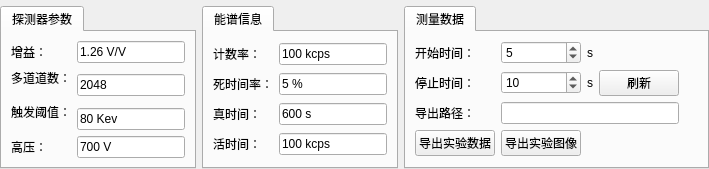
          <widget class="QWidget" name="spectroMeterPageDetailWidget">
           <layout class="QVBoxLayout" name="verticalLayout_17">
            <property name="leftMargin">
             <number>0</number>
            </property>
            <property name="topMargin">
             <number>0</number>
            </property>
            <property name="rightMargin">
             <number>0</number>
            </property>
            <property name="bottomMargin">
             <number>0</number>
            </property>
            <item>
             <layout class="QHBoxLayout" name="horizontalLayout_23">
              <item>
               <widget class="QCustomPlot" name="spectroMeter_left" native="true"/>
              </item>
              <item>
               <widget class="QCustomPlot" name="spectroMeter_right" native="true"/>
              </item>
             </layout>
            </item>
            <item>
             <widget class="QWidget" name="widget_5" native="true">
              <property name="sizePolicy">
               <sizepolicy hsizetype="Preferred" vsizetype="Fixed">
                <horstretch>0</horstretch>
                <verstretch>0</verstretch>
               </sizepolicy>
              </property>
              <layout class="QHBoxLayout" name="horizontalLayout_26">
               <property name="leftMargin">
                <number>0</number>
               </property>
               <property name="topMargin">
                <number>0</number>
               </property>
               <property name="rightMargin">
                <number>0</number>
               </property>
               <property name="bottomMargin">
                <number>0</number>
               </property>
               <item>
                <widget class="QTabWidget" name="tabWidget_38">
                 <property name="tabPosition">
                  <enum>QTabWidget::North</enum>
                 </property>
                 <widget class="QWidget" name="tabWidget_38Page1">
                  <attribute name="title">
                   <string>探测器参数</string>
                  </attribute>
                  <layout class="QGridLayout" name="gridLayout_4">
                   <item row="3" column="1">
                    <widget class="QLineEdit" name="lineEdit_4">
                     <property name="text">
                      <string>80 Kev</string>
                     </property>
                     <property name="readOnly">
                      <bool>true</bool>
                     </property>
                    </widget>
                   </item>
                   <item row="0" column="0">
                    <widget class="QLabel" name="label_55">
                     <property name="text">
                      <string>增益：</string>
                     </property>
                    </widget>
                   </item>
                   <item row="4" column="1">
                    <widget class="QLineEdit" name="lineEdit_5">
                     <property name="text">
                      <string>700 V</string>
                     </property>
                     <property name="readOnly">
                      <bool>true</bool>
                     </property>
                    </widget>
                   </item>
                   <item row="0" column="1">
                    <widget class="QLineEdit" name="lineEdit">
                     <property name="text">
                      <string>1.26 V/V</string>
                     </property>
                     <property name="readOnly">
                      <bool>true</bool>
                     </property>
                    </widget>
                   </item>
                   <item row="4" column="0">
                    <widget class="QLabel" name="label_60">
                     <property name="text">
                      <string>高压：</string>
                     </property>
                    </widget>
                   </item>
                   <item row="1" column="0">
                    <widget class="QLabel" name="label_57">
                     <property name="text">
                      <string>多道道数：</string>
                     </property>
                    </widget>
                   </item>
                   <item row="2" column="0" rowspan="2">
                    <widget class="QLabel" name="label_58">
                     <property name="text">
                      <string>触发阈值：</string>
                     </property>
                    </widget>
                   </item>
                   <item row="1" column="1" rowspan="2">
                    <widget class="QLineEdit" name="lineEdit_3">
                     <property name="text">
                      <string>2048</string>
                     </property>
                     <property name="readOnly">
                      <bool>true</bool>
                     </property>
                    </widget>
                   </item>
                  </layout>
                 </widget>
                </widget>
               </item>
               <item>
                <widget class="QTabWidget" name="tabWidget_39">
                 <property name="tabPosition">
                  <enum>QTabWidget::North</enum>
                 </property>
                 <widget class="QWidget" name="tabWidget_39Page1">
                  <attribute name="title">
                   <string>能谱信息</string>
                  </attribute>
                  <layout class="QGridLayout" name="gridLayout_5">
                   <item row="0" column="0">
                    <widget class="QLabel" name="label_56">
                     <property name="text">
                      <string>计数率：</string>
                     </property>
                    </widget>
                   </item>
                   <item row="1" column="0">
                    <widget class="QLabel" name="label_65">
                     <property name="text">
                      <string>死时间率：</string>
                     </property>
                    </widget>
                   </item>
                   <item row="3" column="0">
                    <widget class="QLabel" name="label_67">
                     <property name="text">
                      <string>活时间：</string>
                     </property>
                    </widget>
                   </item>
                   <item row="0" column="1">
                    <widget class="QLineEdit" name="lineEdit_6">
                     <property name="text">
                      <string>100 kcps</string>
                     </property>
                     <property name="readOnly">
                      <bool>true</bool>
                     </property>
                    </widget>
                   </item>
                   <item row="2" column="0">
                    <widget class="QLabel" name="label_66">
                     <property name="text">
                      <string>真时间：</string>
                     </property>
                    </widget>
                   </item>
                   <item row="2" column="1">
                    <widget class="QLineEdit" name="lineEdit_8">
                     <property name="text">
                      <string>600 s</string>
                     </property>
                     <property name="readOnly">
                      <bool>true</bool>
                     </property>
                    </widget>
                   </item>
                   <item row="3" column="1">
                    <widget class="QLineEdit" name="lineEdit_9">
                     <property name="text">
                      <string>100 kcps</string>
                     </property>
                     <property name="readOnly">
                      <bool>true</bool>
                     </property>
                    </widget>
                   </item>
                   <item row="1" column="1">
                    <widget class="QLineEdit" name="lineEdit_7">
                     <property name="text">
                      <string>5 %</string>
                     </property>
                     <property name="readOnly">
                      <bool>true</bool>
                     </property>
                    </widget>
                   </item>
                  </layout>
                 </widget>
                </widget>
               </item>
               <item>
                <widget class="QTabWidget" name="tabWidget_40">
                 <property name="tabPosition">
                  <enum>QTabWidget::North</enum>
                 </property>
                 <widget class="QWidget" name="tabWidget_40Page1">
                  <attribute name="title">
                   <string>测量数据</string>
                  </attribute>
                  <layout class="QGridLayout" name="gridLayout_30">
                   <item row="4" column="0">
                    <widget class="QLabel" name="label_72">
                     <property name="text">
                      <string>停止时间：</string>
                     </property>
                    </widget>
                   </item>
                   <item row="4" column="1">
                    <widget class="QSpinBox" name="spinBox_2">
                     <property name="value">
                      <number>10</number>
                     </property>
                    </widget>
                   </item>
                   <item row="6" column="0">
                    <widget class="QLabel" name="label_73">
                     <property name="text">
                      <string>导出路径：</string>
                     </property>
                    </widget>
                   </item>
                   <item row="0" column="1">
                    <widget class="QSpinBox" name="spinBox">
                     <property name="value">
                      <number>5</number>
                     </property>
                    </widget>
                   </item>
                   <item row="0" column="0">
                    <widget class="QLabel" name="label_71">
                     <property name="text">
                      <string>开始时间：</string>
                     </property>
                    </widget>
                   </item>
                   <item row="7" column="0">
                    <widget class="QPushButton" name="pushButton_27">
                     <property name="text">
                      <string>导出实验数据</string>
                     </property>
                     <property name="icon">
                      <iconset resource="../3rdParty/resource/resource.qrc">
                       <normaloff>:/daochu.png</normaloff>:/daochu.png</iconset>
                     </property>
                    </widget>
                   </item>
                   <item row="0" column="2">
                    <widget class="QLabel" name="label_16">
                     <property name="text">
                      <string>s</string>
                     </property>
                    </widget>
                   </item>
                   <item row="4" column="2">
                    <widget class="QLabel" name="label_17">
                     <property name="text">
                      <string>s</string>
                     </property>
                    </widget>
                   </item>
                   <item row="4" column="3">
                    <widget class="QPushButton" name="pushButton_24">
                     <property name="text">
                      <string>刷新</string>
                     </property>
                    </widget>
                   </item>
                   <item row="7" column="1">
                    <widget class="QPushButton" name="pushButton_28">
                     <property name="text">
                      <string>导出实验图像</string>
                     </property>
                     <property name="icon">
                      <iconset resource="../3rdParty/resource/resource.qrc">
                       <normaloff>:/daochu.png</normaloff>:/daochu.png</iconset>
                     </property>
                    </widget>
                   </item>
                   <item row="6" column="1" colspan="3">
                    <widget class="QLineEdit" name="lineEdit_2"/>
                   </item>
                   <item row="7" column="2" colspan="4">
                    <spacer name="horizontalSpacer_9">
                     <property name="orientation">
                      <enum>Qt::Horizontal</enum>
                     </property>
                     <property name="sizeHint" stdset="0">
                      <size>
                       <width>111</width>
                       <height>20</height>
                      </size>
                     </property>
                    </spacer>
                   </item>
                  </layout>
                 </widget>
                </widget>
               </item>
              </layout>
             </widget>
            </item>
           </layout>
          </widget>
